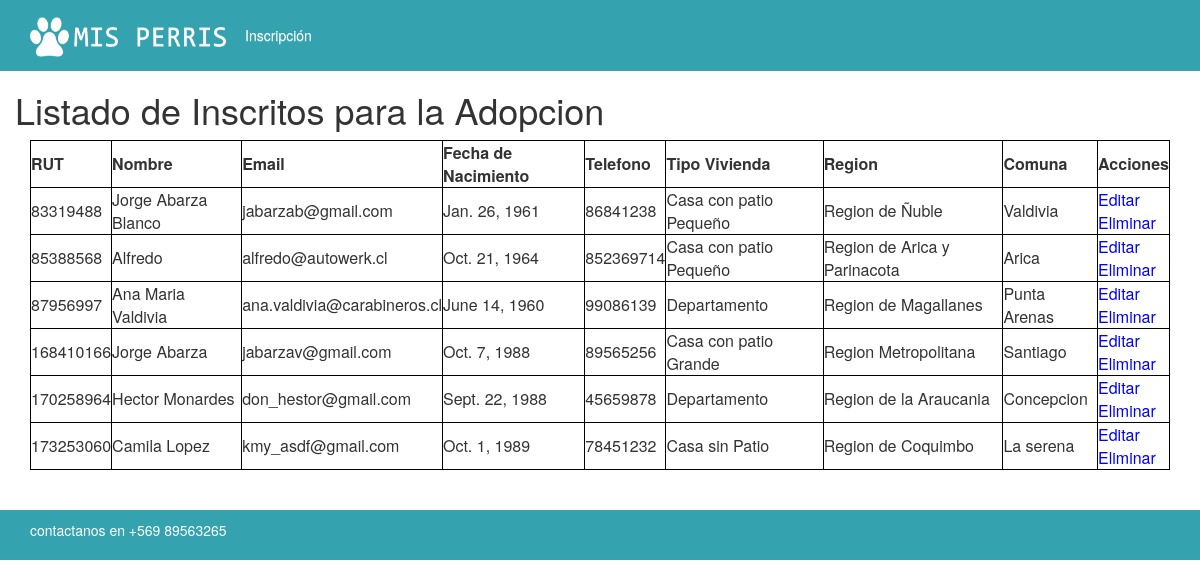
The app's page /registro/listar/ with its own data.
### mascotas/models.py (models this page shows)
class Persona(models.Model):
    rut = models.IntegerField(primary_key=True)
    email = models.EmailField(max_length=30)
    nombre = models.CharField(max_length=50)
    fec_nac = models.DateField(help_text='Fecha Nacimiento')
    fono = models.PositiveIntegerField(help_text='Numero de telefono')
    comuna = models.CharField(max_length=20)
    region = models.CharField(max_length=20)
    tp_vivienda = models.CharField(max_length=15)

### mascotas/views.py (the view)
# urls.py: path('registro/listar/', views.listar, name="listar"),
def listar(request):
    return render(request, 'listar.html', {'elementos':Persona.objects.all()})

### mascotas/templates/listar.html (shortened to what this page needs)
{% load static %}
<html>
<head>
    <link rel="stylesheet" href="//maxcdn.bootstrapcdn.com/bootstrap/3.2.0/css/bootstrap.min.css">
    <link rel="stylesheet" href="//maxcdn.bootstrapcdn.com/bootstrap/3.2.0/css/bootstrap-theme.min.css">
    <link rel="stylesheet" type="text/css"href="{% static 'CSS/estilo.css' %}">
</head>
<nav class="navbar justify-content-end navbar-fixed-top">
    <div class="container">
        <div class="navbar-header">
            <a href="/" class="logo">
            <img src="/static/img/logo.png" style="width: 200px; height: 40px; margin-top: .5em"></a>
        </div>
        <div id="navbar" class="collapse navbar-collapse" color = #FFFF >
            <ul class="nav navbar-nav ">
                <li><a href="http://127.0.0.1:8000/registro/">Inscripción</a></li>
            </ul>
        </div>
    </div>
</nav>
<body>
<div class="container">
<div class="row" >
 <h1>Listado de Inscritos para la Adopcion</h1>
</div>
</div>
<div class="container">
    <table style="width:100%">
  <tr>
    <th>RUT</th>
    <th>Nombre</th>
    <th>Email</th>
      <th>Fecha de Nacimiento</th>
      <th>Telefono</th>
      <th>Tipo Vivienda</th>
      <th>Region</th>
      <th>Comuna</th>
      <th>Acciones</th>
  </tr>
  <tr>
      {%for e in elementos%}
    <td>{{e.rut}}</td>
    <td>{{e.nombre}}</td>
    <td>{{e.email}}</td>
      <td>{{e.fec_nac}}</td>
      <td>{{e.fono}}</td>
      <td>{{e.tp_vivienda}}</td>
      <td>{{e.region}}</td>
      <td>{{e.comuna}}</td>
      <td><a style="color:blue;" href="/registro/editar/{{e.rut}}">Editar</a><br><a style="color:blue;" href="/registro/eliminar/{{e.rut}}">Eliminar</a></td>
  </tr>
         {%endfor%}
</table>
</div>
</body>
<br>
<br>
<footer >
    <div class="container">
            <p style="color:white;">contactanos en +569 89563265</p>
    </div>
</footer>
</html>

### mascotas/static/css/estilo.css (style rules this page uses)
body { padding-Top: 70px; }
.navbar { background-color: #35a2af; margin-top: 0; padding: 10px 10px 10px 10px; }
nav,footer { background-color: #35a2af; margin-top: 0; padding: 10px 10px 10px 10px; }
a { color: #ffffff; }
table, th, td { border: 1px solid black; border-collapse: collapse; }

### records on screen
Persona: rut "83319488", nombre "Jorge Abarza Blanco", email "jabarzab@gmail.com", fec_nac "Jan. 26, 1961", fono "86841238", tp_vivienda "Casa con patio Pequeño", region "Region de Ñuble", comuna "Valdivia"
Persona: rut "85388568", nombre "Alfredo", email "alfredo@autowerk.cl", fec_nac "Oct. 21, 1964", fono "852369714", tp_vivienda "Casa con patio Pequeño", region "Region de Arica y Parinacota", comuna "Arica"
Persona: rut "87956997", nombre "Ana Maria Valdivia", email "ana.valdivia@carabineros.cl", fec_nac "June 14, 1960", fono "99086139", tp_vivienda "Departamento", region "Region de Magallanes", comuna "Punta Arenas"
Persona: rut "168410166", nombre "Jorge Abarza", email "jabarzav@gmail.com", fec_nac "Oct. 7, 1988", fono "89565256", tp_vivienda "Casa con patio Grande", region "Region Metropolitana", comuna "Santiago"
Persona: rut "170258964", nombre "Hector Monardes", email "don_hestor@gmail.com", fec_nac "Sept. 22, 1988", fono "45659878", tp_vivienda "Departamento", region "Region de la Araucania", comuna "Concepcion"
Persona: rut "173253060", nombre "Camila Lopez", email "kmy_asdf@gmail.com", fec_nac "Oct. 1, 1989", fono "78451232", tp_vivienda "Casa sin Patio", region "Region de Coquimbo", comuna "La serena"
